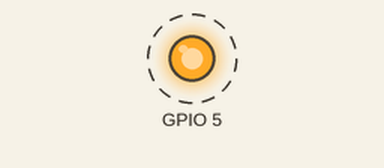
This sketch was run on a simulated ESP32. On the bench: output pins drawn as LEDs (lit = HIGH). Dashed ring = blinking. What the sketch prints to the serial monitor is not drawn.

Above: at 0.5 s.
Timing chart, 0 to 4.6 s (numbered marks = the images above):
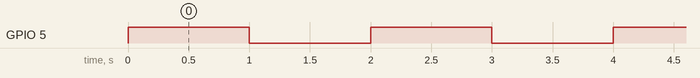

Measured:
- by itself, GPIO 5: alternates HIGH for 1.0 s and LOW for 1.0 s

The sketch:

initial_test.ino
```cpp
void setup() {
  Serial.begin(115200);
  pinMode(5, OUTPUT);  // Lolin D32의 온보드 LED 핀
  Serial.println("ESP32 Lolin D32 테스트 시작!");
}

void loop() {
  digitalWrite(5, HIGH);  // LED 켜기
  Serial.println("LED ON");
  delay(1000);
  digitalWrite(5, LOW);   // LED 끄기
  Serial.println("LED OFF");
  delay(1000);
}
```
